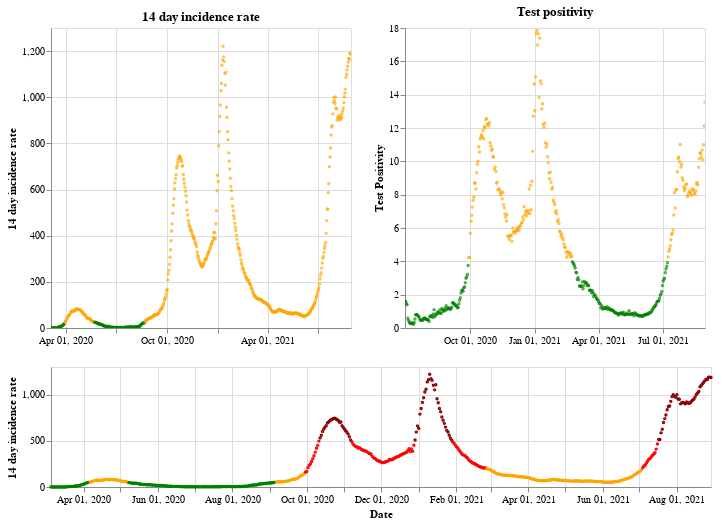

The notebook cell this image was saved under:
### Markdown cell above
## Northern Ireland

### Code cell
plot_traffic_light('Northern Ireland')

### Figure 1 — Vega-Lite specification as saved in the notebook (floating-point values rounded to 4 significant figures; data arrays with more than 128 entries replaced by an {"elided": "..."} marker saying what was removed)
{"config": {"view": {"continuousWidth": 400, "continuousHeight": 300}}, "vconcat": [{"hconcat": [{"mark": {"type": "point", "size": 2}, "encoding": {"color": {"condition": {"value": "green", "test": "(datum.twoWeeklyCasesRate <= 25)"}, "value": "orange"}, "tooltip": [{"type": "nominal", "field": "areaName"}, {"type": "temporal", "field": "date"}, {"type": "quantitative", "field": "twoWeeklyCasesRate"}, {"type": "quantitative", "field": "testPositivity"}], "x": {"type": "temporal", "axis": {"title": ""}, "field": "date", "scale": {"domain": {"selection": "DateBrush"}}, "timeUnit": "yearmonthdate"}, "y": {"type": "quantitative", "axis": {"title": "14 day incidence rate"}, "field": "twoWeeklyCasesRate"}}, "title": "14 day incidence rate", "width": 300}, {"mark": {"type": "point", "size": 2}, "encoding": {"color": {"condition": {"value": "green", "test": "(datum.testPositivity <= 4)"}, "value": "orange"}, "tooltip": [{"type": "nominal", "field": "areaName"}, {"type": "temporal", "field": "date"}, {"type": "quantitative", "field": "twoWeeklyCasesRate"}, {"type": "quantitative", "field": "testPositivity"}], "x": {"type": "temporal", "axis": {"title": ""}, "field": "date", "scale": {"domain": {"selection": "DateBrush"}}, "timeUnit": "yearmonthdate"}, "y": {"type": "quantitative", "axis": {"title": "Test Positivity"}, "field": "testPositivity"}}, "title": "Test positivity", "width": 300}]}, {"layer": [{"mark": {"type": "point", "size": 2}, "encoding": {"color": {"condition": {"value": "orange", "test": "(((datum.testPositivity < 4) && (datum.twoWeeklyCasesRate >= 50)) && (datum.twoWeeklyCasesRate < 200))"}, "value": "red"}, "opacity": {"condition": {"value": 1, "test": "((datum.twoWeeklyCasesRate >= 50) && (datum.twoWeeklyCasesRate < 500))"}, "value": 0}, "tooltip": [{"type": "nominal", "field": "areaName"}, {"type": "temporal", "field": "date"}, {"type": "quantitative", "field": "twoWeeklyCasesRate"}, {"type": "quantitative", "field": "testPositivity"}], "x": {"type": "temporal", "axis": {"title": "Date"}, "field": "date", "timeUnit": "yearmonthdate"}, "y": {"type": "quantitative", "axis": {"title": "14 day incidence rate"}, "field": "twoWeeklyCasesRate"}}, "selection": {"DateBrush": {"type": "interval", "encodings": ["x"], "fields": ["Time"]}}}, {"mark": {"type": "point", "size": 2}, "encoding": {"color": {"value": "darkred"}, "opacity": {"condition": {"value": 1, "test": "(datum.twoWeeklyCasesRate >= 500)"}, "value": 0}, "tooltip": [{"type": "nominal", "field": "areaName"}, {"type": "temporal", "field": "date"}, {"type": "quantitative", "field": "twoWeeklyCasesRate"}, {"type": "quantitative", "field": "testPositivity"}], "x": {"type": "temporal", "axis": {"title": "Date"}, "field": "date", "timeUnit": "yearmonthdate"}, "y": {"type": "quantitative", "axis": {"title": "14 day incidence rate"}, "field": "twoWeeklyCasesRate"}}}, {"mark": {"type": "point", "size": 2}, "encoding": {"color": {"condition": {"value": "green", "test": "((datum.testPositivity < 4) && (datum.twoWeeklyCasesRate < 50))"}, "value": "orange"}, "opacity": {"condition": {"value": 1, "test": "(datum.twoWeeklyCasesRate < 50)"}, "value": 0}, "tooltip": [{"type": "nominal", "field": "areaName"}, {"type": "temporal", "field": "date"}, {"type": "quantitative", "field": "twoWeeklyCasesRate"}, {"type": "quantitative", "field": "testPositivity"}], "x": {"type": "temporal", "axis": {"title": "Date"}, "field": "date", "timeUnit": "yearmonthdate"}, "y": {"type": "quantitative", "axis": {"title": "14 day incidence rate"}, "field": "twoWeeklyCasesRate"}}}], "height": 120, "width": 660}], "data": {"name": "data-a98be70d3875263bf5e7532cd55cf42e"}, "$schema": "https://vega.github.io/schema/vega-lite/v4.8.1.json", "datasets": {"data-a98be70d3875263bf5e7532cd55cf42e": {"elided": "543 records"}}}
